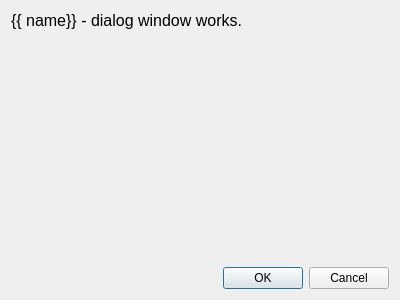
<?xml version="1.0" encoding="UTF-8"?>
<ui version="4.0">
    <class>HelpDialog</class>
    <widget class="QDialog" name="HelpDialog">
        <property name="windowTitle">
            <string>Slumber - {{ header }}</string>
        </property>
        <property name="sizePolicy">
            <sizepolicy hsizetype="Expanding" vsizetype="Expanding">
                <horstretch>0</horstretch>
                <verstretch>0</verstretch>
            </sizepolicy>
        </property>
        <property name="minimumSize">
            <size>
                <width>400</width>
                <height>300</height>
            </size>
        </property>
        <layout class="QVBoxLayout" name="verticalLayout">
            <item>
                <widget class="QWidget" name="widget_body" native="true">
                    <property name="sizePolicy">
                        <sizepolicy hsizetype="Expanding" vsizetype="Expanding">
                            <horstretch>0</horstretch>
                            <verstretch>0</verstretch>
                        </sizepolicy>
                    </property>
                    <property name="maximumSize">
                        <size>
                            <width>3840</width>
                            <height>2160</height>
                        </size>
                    </property>
                    <widget class="QLabel" name="label_body">
                        <property name="text">
                            <string>{{ name}} - dialog window works.</string>
                        </property>
                        <property name="font">
                            <font>
                                <pointsize>12</pointsize>
                                <bold>false</bold>
                            </font>
                        </property>
                    </widget>
                </widget>
            </item>
            <item>
                <layout class="QHBoxLayout" name="buttonLayout">
                    <item>
                        <spacer name="horizontalSpacer">
                            <property name="orientation">
                                <enum>Qt::Orientation::Horizontal</enum>
                            </property>
                            <property name="sizeHint" stdset="0">
                                <size>
                                    <width>40</width>
                                    <height>20</height>
                                </size>
                            </property>
                        </spacer>
                    </item>
                    <item>
                        <widget class="QPushButton" name="button_ok">
                            <property name="text">
                                <string>OK</string>
                            </property>
                        </widget>
                    </item>
                    <item>
                        <widget class="QPushButton" name="button_cancel">
                            <property name="text">
                                <string>Cancel</string>
                            </property>
                        </widget>
                    </item>
                </layout>
            </item>
        </layout>
    </widget>
    <resources />
    <connections />
</ui>
